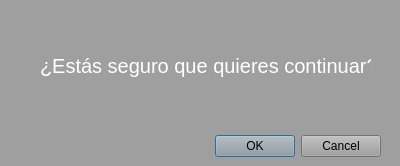
<?xml version="1.0" encoding="UTF-8"?>
<ui version="4.0">
 <class>Dialog</class>
 <widget class="QDialog" name="Dialog">
  <property name="geometry">
   <rect>
    <x>0</x>
    <y>0</y>
    <width>400</width>
    <height>166</height>
   </rect>
  </property>
  <property name="palette">
   <palette>
    <active>
     <colorrole role="WindowText">
      <brush brushstyle="SolidPattern">
       <color alpha="255">
        <red>0</red>
        <green>0</green>
        <blue>0</blue>
       </color>
      </brush>
     </colorrole>
     <colorrole role="Button">
      <brush brushstyle="SolidPattern">
       <color alpha="255">
        <red>159</red>
        <green>159</green>
        <blue>159</blue>
       </color>
      </brush>
     </colorrole>
     <colorrole role="Light">
      <brush brushstyle="SolidPattern">
       <color alpha="255">
        <red>239</red>
        <green>239</green>
        <blue>239</blue>
       </color>
      </brush>
     </colorrole>
     <colorrole role="Midlight">
      <brush brushstyle="SolidPattern">
       <color alpha="255">
        <red>199</red>
        <green>199</green>
        <blue>199</blue>
       </color>
      </brush>
     </colorrole>
     <colorrole role="Dark">
      <brush brushstyle="SolidPattern">
       <color alpha="255">
        <red>80</red>
        <green>80</green>
        <blue>80</blue>
       </color>
      </brush>
     </colorrole>
     <colorrole role="Mid">
      <brush brushstyle="SolidPattern">
       <color alpha="255">
        <red>106</red>
        <green>106</green>
        <blue>106</blue>
       </color>
      </brush>
     </colorrole>
     <colorrole role="Text">
      <brush brushstyle="SolidPattern">
       <color alpha="255">
        <red>0</red>
        <green>0</green>
        <blue>0</blue>
       </color>
      </brush>
     </colorrole>
     <colorrole role="BrightText">
      <brush brushstyle="SolidPattern">
       <color alpha="255">
        <red>255</red>
        <green>255</green>
        <blue>255</blue>
       </color>
      </brush>
     </colorrole>
     <colorrole role="ButtonText">
      <brush brushstyle="SolidPattern">
       <color alpha="255">
        <red>0</red>
        <green>0</green>
        <blue>0</blue>
       </color>
      </brush>
     </colorrole>
     <colorrole role="Base">
      <brush brushstyle="SolidPattern">
       <color alpha="255">
        <red>255</red>
        <green>255</green>
        <blue>255</blue>
       </color>
      </brush>
     </colorrole>
     <colorrole role="Window">
      <brush brushstyle="SolidPattern">
       <color alpha="255">
        <red>159</red>
        <green>159</green>
        <blue>159</blue>
       </color>
      </brush>
     </colorrole>
     <colorrole role="Shadow">
      <brush brushstyle="SolidPattern">
       <color alpha="255">
        <red>0</red>
        <green>0</green>
        <blue>0</blue>
       </color>
      </brush>
     </colorrole>
     <colorrole role="AlternateBase">
      <brush brushstyle="SolidPattern">
       <color alpha="255">
        <red>207</red>
        <green>207</green>
        <blue>207</blue>
       </color>
      </brush>
     </colorrole>
     <colorrole role="ToolTipBase">
      <brush brushstyle="SolidPattern">
       <color alpha="255">
        <red>255</red>
        <green>255</green>
        <blue>220</blue>
       </color>
      </brush>
     </colorrole>
     <colorrole role="ToolTipText">
      <brush brushstyle="SolidPattern">
       <color alpha="255">
        <red>0</red>
        <green>0</green>
        <blue>0</blue>
       </color>
      </brush>
     </colorrole>
     <colorrole role="PlaceholderText">
      <brush brushstyle="SolidPattern">
       <color alpha="128">
        <red>0</red>
        <green>0</green>
        <blue>0</blue>
       </color>
      </brush>
     </colorrole>
    </active>
    <inactive>
     <colorrole role="WindowText">
      <brush brushstyle="SolidPattern">
       <color alpha="255">
        <red>0</red>
        <green>0</green>
        <blue>0</blue>
       </color>
      </brush>
     </colorrole>
     <colorrole role="Button">
      <brush brushstyle="SolidPattern">
       <color alpha="255">
        <red>159</red>
        <green>159</green>
        <blue>159</blue>
       </color>
      </brush>
     </colorrole>
     <colorrole role="Light">
      <brush brushstyle="SolidPattern">
       <color alpha="255">
        <red>239</red>
        <green>239</green>
        <blue>239</blue>
       </color>
      </brush>
     </colorrole>
     <colorrole role="Midlight">
      <brush brushstyle="SolidPattern">
       <color alpha="255">
        <red>199</red>
        <green>199</green>
        <blue>199</blue>
       </color>
      </brush>
     </colorrole>
     <colorrole role="Dark">
      <brush brushstyle="SolidPattern">
       <color alpha="255">
        <red>80</red>
        <green>80</green>
        <blue>80</blue>
       </color>
      </brush>
     </colorrole>
     <colorrole role="Mid">
      <brush brushstyle="SolidPattern">
       <color alpha="255">
        <red>106</red>
        <green>106</green>
        <blue>106</blue>
       </color>
      </brush>
     </colorrole>
     <colorrole role="Text">
      <brush brushstyle="SolidPattern">
       <color alpha="255">
        <red>0</red>
        <green>0</green>
        <blue>0</blue>
       </color>
      </brush>
     </colorrole>
     <colorrole role="BrightText">
      <brush brushstyle="SolidPattern">
       <color alpha="255">
        <red>255</red>
        <green>255</green>
        <blue>255</blue>
       </color>
      </brush>
     </colorrole>
     <colorrole role="ButtonText">
      <brush brushstyle="SolidPattern">
       <color alpha="255">
        <red>0</red>
        <green>0</green>
        <blue>0</blue>
       </color>
      </brush>
     </colorrole>
     <colorrole role="Base">
      <brush brushstyle="SolidPattern">
       <color alpha="255">
        <red>255</red>
        <green>255</green>
        <blue>255</blue>
       </color>
      </brush>
     </colorrole>
     <colorrole role="Window">
      <brush brushstyle="SolidPattern">
       <color alpha="255">
        <red>159</red>
        <green>159</green>
        <blue>159</blue>
       </color>
      </brush>
     </colorrole>
     <colorrole role="Shadow">
      <brush brushstyle="SolidPattern">
       <color alpha="255">
        <red>0</red>
        <green>0</green>
        <blue>0</blue>
       </color>
      </brush>
     </colorrole>
     <colorrole role="AlternateBase">
      <brush brushstyle="SolidPattern">
       <color alpha="255">
        <red>207</red>
        <green>207</green>
        <blue>207</blue>
       </color>
      </brush>
     </colorrole>
     <colorrole role="ToolTipBase">
      <brush brushstyle="SolidPattern">
       <color alpha="255">
        <red>255</red>
        <green>255</green>
        <blue>220</blue>
       </color>
      </brush>
     </colorrole>
     <colorrole role="ToolTipText">
      <brush brushstyle="SolidPattern">
       <color alpha="255">
        <red>0</red>
        <green>0</green>
        <blue>0</blue>
       </color>
      </brush>
     </colorrole>
     <colorrole role="PlaceholderText">
      <brush brushstyle="SolidPattern">
       <color alpha="128">
        <red>0</red>
        <green>0</green>
        <blue>0</blue>
       </color>
      </brush>
     </colorrole>
    </inactive>
    <disabled>
     <colorrole role="WindowText">
      <brush brushstyle="SolidPattern">
       <color alpha="255">
        <red>80</red>
        <green>80</green>
        <blue>80</blue>
       </color>
      </brush>
     </colorrole>
     <colorrole role="Button">
      <brush brushstyle="SolidPattern">
       <color alpha="255">
        <red>159</red>
        <green>159</green>
        <blue>159</blue>
       </color>
      </brush>
     </colorrole>
     <colorrole role="Light">
      <brush brushstyle="SolidPattern">
       <color alpha="255">
        <red>239</red>
        <green>239</green>
        <blue>239</blue>
       </color>
      </brush>
     </colorrole>
     <colorrole role="Midlight">
      <brush brushstyle="SolidPattern">
       <color alpha="255">
        <red>199</red>
        <green>199</green>
        <blue>199</blue>
       </color>
      </brush>
     </colorrole>
     <colorrole role="Dark">
      <brush brushstyle="SolidPattern">
       <color alpha="255">
        <red>80</red>
        <green>80</green>
        <blue>80</blue>
       </color>
      </brush>
     </colorrole>
     <colorrole role="Mid">
      <brush brushstyle="SolidPattern">
       <color alpha="255">
        <red>106</red>
        <green>106</green>
        <blue>106</blue>
       </color>
      </brush>
     </colorrole>
     <colorrole role="Text">
      <brush brushstyle="SolidPattern">
       <color alpha="255">
        <red>80</red>
        <green>80</green>
        <blue>80</blue>
       </color>
      </brush>
     </colorrole>
     <colorrole role="BrightText">
      <brush brushstyle="SolidPattern">
       <color alpha="255">
        <red>255</red>
        <green>255</green>
        <blue>255</blue>
       </color>
      </brush>
     </colorrole>
     <colorrole role="ButtonText">
      <brush brushstyle="SolidPattern">
       <color alpha="255">
        <red>80</red>
        <green>80</green>
        <blue>80</blue>
       </color>
      </brush>
     </colorrole>
     <colorrole role="Base">
      <brush brushstyle="SolidPattern">
       <color alpha="255">
        <red>159</red>
        <green>159</green>
        <blue>159</blue>
       </color>
      </brush>
     </colorrole>
     <colorrole role="Window">
      <brush brushstyle="SolidPattern">
       <color alpha="255">
        <red>159</red>
        <green>159</green>
        <blue>159</blue>
       </color>
      </brush>
     </colorrole>
     <colorrole role="Shadow">
      <brush brushstyle="SolidPattern">
       <color alpha="255">
        <red>0</red>
        <green>0</green>
        <blue>0</blue>
       </color>
      </brush>
     </colorrole>
     <colorrole role="AlternateBase">
      <brush brushstyle="SolidPattern">
       <color alpha="255">
        <red>159</red>
        <green>159</green>
        <blue>159</blue>
       </color>
      </brush>
     </colorrole>
     <colorrole role="ToolTipBase">
      <brush brushstyle="SolidPattern">
       <color alpha="255">
        <red>255</red>
        <green>255</green>
        <blue>220</blue>
       </color>
      </brush>
     </colorrole>
     <colorrole role="ToolTipText">
      <brush brushstyle="SolidPattern">
       <color alpha="255">
        <red>0</red>
        <green>0</green>
        <blue>0</blue>
       </color>
      </brush>
     </colorrole>
     <colorrole role="PlaceholderText">
      <brush brushstyle="SolidPattern">
       <color alpha="128">
        <red>0</red>
        <green>0</green>
        <blue>0</blue>
       </color>
      </brush>
     </colorrole>
    </disabled>
   </palette>
  </property>
  <property name="windowTitle">
   <string>Dialog</string>
  </property>
  <widget class="QDialogButtonBox" name="buttonBox">
   <property name="geometry">
    <rect>
     <x>40</x>
     <y>130</y>
     <width>341</width>
     <height>32</height>
    </rect>
   </property>
   <property name="orientation">
    <enum>Qt::Horizontal</enum>
   </property>
   <property name="standardButtons">
    <set>QDialogButtonBox::Cancel|QDialogButtonBox::Ok</set>
   </property>
  </widget>
  <widget class="QLabel" name="label">
   <property name="geometry">
    <rect>
     <x>40</x>
     <y>30</y>
     <width>331</width>
     <height>71</height>
    </rect>
   </property>
   <property name="palette">
    <palette>
     <active>
      <colorrole role="WindowText">
       <brush brushstyle="SolidPattern">
        <color alpha="255">
         <red>255</red>
         <green>255</green>
         <blue>255</blue>
        </color>
       </brush>
      </colorrole>
     </active>
     <inactive>
      <colorrole role="WindowText">
       <brush brushstyle="SolidPattern">
        <color alpha="255">
         <red>255</red>
         <green>255</green>
         <blue>255</blue>
        </color>
       </brush>
      </colorrole>
     </inactive>
     <disabled>
      <colorrole role="WindowText">
       <brush brushstyle="SolidPattern">
        <color alpha="255">
         <red>80</red>
         <green>80</green>
         <blue>80</blue>
        </color>
       </brush>
      </colorrole>
     </disabled>
    </palette>
   </property>
   <property name="font">
    <font>
     <pointsize>15</pointsize>
    </font>
   </property>
   <property name="text">
    <string>¿Estás seguro que quieres continuar?</string>
   </property>
  </widget>
 </widget>
 <resources/>
 <connections>
  <connection>
   <sender>buttonBox</sender>
   <signal>accepted()</signal>
   <receiver>Dialog</receiver>
   <slot>accept()</slot>
   <hints>
    <hint type="sourcelabel">
     <x>248</x>
     <y>254</y>
    </hint>
    <hint type="destinationlabel">
     <x>157</x>
     <y>274</y>
    </hint>
   </hints>
  </connection>
  <connection>
   <sender>buttonBox</sender>
   <signal>rejected()</signal>
   <receiver>Dialog</receiver>
   <slot>reject()</slot>
   <hints>
    <hint type="sourcelabel">
     <x>316</x>
     <y>260</y>
    </hint>
    <hint type="destinationlabel">
     <x>286</x>
     <y>274</y>
    </hint>
   </hints>
  </connection>
 </connections>
</ui>
